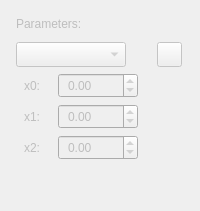
     <widget class="QWidget" name="tab_3">
      <property name="enabled">
       <bool>false</bool>
      </property>
      <attribute name="title">
       <string extracomment="Others"/>
      </attribute>
      <attribute name="toolTip">
       <string>Other Operations</string>
      </attribute>
      <layout class="QVBoxLayout" name="verticalLayout_3">
       <item>
        <layout class="QGridLayout" name="gridLayout_5">
         <item row="2" column="1">
          <layout class="QVBoxLayout" name="verticalLayout_4">
           <item>
            <spacer name="verticalSpacer_6">
             <property name="orientation">
              <enum>Qt::Vertical</enum>
             </property>
             <property name="sizeHint" stdset="0">
              <size>
               <width>20</width>
               <height>40</height>
              </size>
             </property>
            </spacer>
           </item>
          </layout>
         </item>
         <item row="2" column="0">
          <layout class="QGridLayout" name="gridLayout_11">
           <item row="1" column="0">
            <widget class="QLabel" name="label_7">
             <property name="maximumSize">
              <size>
               <width>20</width>
               <height>25</height>
              </size>
             </property>
             <property name="font">
              <font>
               <pointsize>9</pointsize>
              </font>
             </property>
             <property name="text">
              <string>x1:</string>
             </property>
            </widget>
           </item>
           <item row="2" column="0">
            <widget class="QLabel" name="label_8">
             <property name="maximumSize">
              <size>
               <width>20</width>
               <height>25</height>
              </size>
             </property>
             <property name="font">
              <font>
               <pointsize>9</pointsize>
              </font>
             </property>
             <property name="text">
              <string>x2:</string>
             </property>
            </widget>
           </item>
           <item row="1" column="1">
            <widget class="QDoubleSpinBox" name="doubleSpinBox_2">
             <property name="minimumSize">
              <size>
               <width>80</width>
               <height>25</height>
              </size>
             </property>
             <property name="maximumSize">
              <size>
               <width>80</width>
               <height>25</height>
              </size>
             </property>
             <property name="font">
              <font>
               <pointsize>9</pointsize>
              </font>
             </property>
             <property name="styleSheet">
              <string notr="true">padding-left:5px;</string>
             </property>
             <property name="minimum">
              <double>-10000000000000000.000000000000000</double>
             </property>
             <property name="maximum">
              <double>10000000000000.000000000000000</double>
             </property>
            </widget>
           </item>
           <item row="2" column="1">
            <widget class="QDoubleSpinBox" name="doubleSpinBox_3">
             <property name="minimumSize">
              <size>
               <width>80</width>
               <height>25</height>
              </size>
             </property>
             <property name="maximumSize">
              <size>
               <width>80</width>
               <height>25</height>
              </size>
             </property>
             <property name="font">
              <font>
               <pointsize>9</pointsize>
              </font>
             </property>
             <property name="styleSheet">
              <string notr="true">padding-left:5px;</string>
             </property>
             <property name="minimum">
              <double>-10000000000000000.000000000000000</double>
             </property>
             <property name="maximum">
              <double>10000000000000.000000000000000</double>
             </property>
            </widget>
           </item>
           <item row="0" column="1">
            <widget class="QDoubleSpinBox" name="doubleSpinBox">
             <property name="minimumSize">
              <size>
               <width>80</width>
               <height>25</height>
              </size>
             </property>
             <property name="maximumSize">
              <size>
               <width>80</width>
               <height>25</height>
              </size>
             </property>
             <property name="font">
              <font>
               <pointsize>9</pointsize>
              </font>
             </property>
             <property name="styleSheet">
              <string notr="true">padding-left:5px;</string>
             </property>
             <property name="minimum">
              <double>-10000000000000000.000000000000000</double>
             </property>
             <property name="maximum">
              <double>10000000000000.000000000000000</double>
             </property>
            </widget>
           </item>
           <item row="0" column="0">
            <widget class="QLabel" name="label_6">
             <property name="maximumSize">
              <size>
               <width>20</width>
               <height>25</height>
              </size>
             </property>
             <property name="font">
              <font>
               <pointsize>9</pointsize>
              </font>
             </property>
             <property name="text">
              <string>x0:</string>
             </property>
            </widget>
           </item>
          </layout>
         </item>
         <item row="1" column="1">
          <widget class="QPushButton" name="pushButton_36">
           <property name="minimumSize">
            <size>
             <width>25</width>
             <height>25</height>
            </size>
           </property>
           <property name="maximumSize">
            <size>
             <width>25</width>
             <height>25</height>
            </size>
           </property>
           <property name="font">
            <font>
             <pointsize>10</pointsize>
            </font>
           </property>
           <property name="styleSheet">
            <string notr="true">QPushButton::hover{
    background-color: transparent;
    border: 2px solid #6A8480;
    border-radius: 2px;
    padding: 2px;
}</string>
           </property>
           <property name="text">
            <string/>
           </property>
           <property name="icon">
            <iconset resource="../CADWindow.qrc">
             <normaloff>:/cad_wind/figure/cad_wind/ok.png</normaloff>:/cad_wind/figure/cad_wind/ok.png</iconset>
           </property>
          </widget>
         </item>
         <item row="0" column="0">
          <widget class="QLabel" name="label_5">
           <property name="minimumSize">
            <size>
             <width>130</width>
             <height>25</height>
            </size>
           </property>
           <property name="maximumSize">
            <size>
             <width>130</width>
             <height>25</height>
            </size>
           </property>
           <property name="font">
            <font>
             <pointsize>9</pointsize>
            </font>
           </property>
           <property name="text">
            <string>Parameters:</string>
           </property>
          </widget>
         </item>
         <item row="1" column="0">
          <widget class="QComboBox" name="comboBox">
           <property name="minimumSize">
            <size>
             <width>110</width>
             <height>25</height>
            </size>
           </property>
           <property name="maximumSize">
            <size>
             <width>110</width>
             <height>25</height>
            </size>
           </property>
           <property name="font">
            <font>
             <pointsize>9</pointsize>
            </font>
           </property>
           <property name="styleSheet">
            <string notr="true">
padding-left:5px;</string>
           </property>
          </widget>
         </item>
        </layout>
       </item>
       <item>
        <spacer name="verticalSpacer_5">
         <property name="orientation">
          <enum>Qt::Vertical</enum>
         </property>
         <property name="sizeHint" stdset="0">
          <size>
           <width>20</width>
           <height>40</height>
          </size>
         </property>
        </spacer>
       </item>
      </layout>
     </widget>
